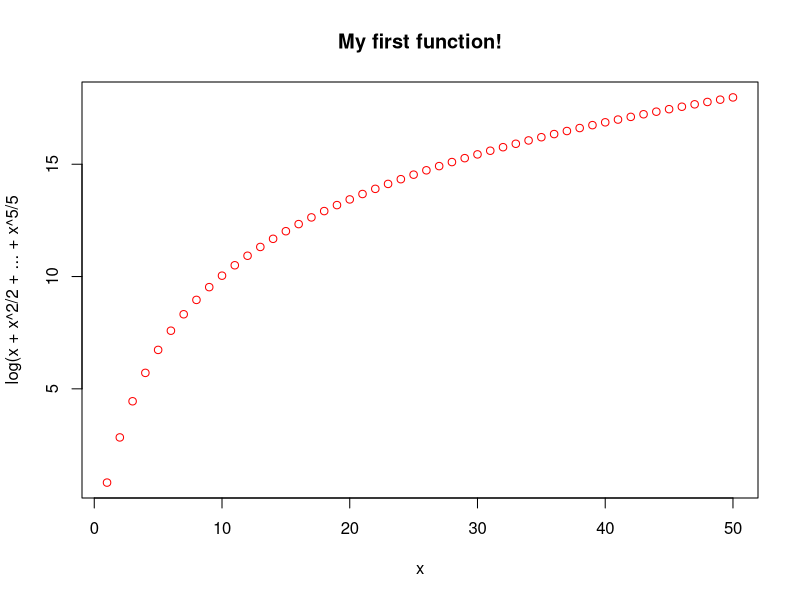

Write the R code that produced this figure.


################# Main types of cbjects #################

greetings <- "Hello world" 

a_constant <- 3

4 -> another_constant



# Vectors 


y <- c(1,2,3,4,5,6)

w <- sample(y) 

some_letters <- c("A","B","C","D")

# what is sample? Just type ?sample and you will see


# Matrices 

M_1 <- cbind(y,w)

M_2 <- rbind(y,w)

a_sample <- sample(M_1, size=100, replace=TRUE)

M_3 <- matrix(a_sample, nrow=10, ncol=10)


# Data frames

df_1 <- data.frame(var1 = y, var2 = w)

df_2 <- as.data.frame(M_1)
names(df_2) <- c("var1","var2")


df_1$var1
df_2$var1


# Lists

my_list <- list(myvector=some_letters, mymatrix=M_2, mydf=df_1)

my_list$mymatrix 


####################### Operations ####################


# Arithmetic 

addition    <- a_constant + another_constant
substaction <- a_constant - another_constant
product     <- a_constant*another_constant
ratio       <- a_constant/another_constant
power       <- a_constant^3
root        <- a_constant^(1/3)
natlog      <- log(a_constant)



# Some linear algebra (matrix operations)


transpose   <- t(M_2)
elementwise <- M_2*M_2

matrix_mult_1 <- M_2%*%t(M_2)
matrix_mult_2 <- t(M_2)%*%M_2


# Logic operations


# <	less than
# <=	less than or equal to
# >	greater than
# >=	greater than or equal to
# ==	exactly equal to
# !=	not equal to
# !x	Not x
# x | y	x OR y
# x & y	x AND y
# isTRUE(x)	test if X is TRUE


y>3

(y>3)*1

y[which(y<2 | y>=5)]

y[y<2 | y>=5]



####################### Functions ####################


my_function <- function(x) {
		fx <- log(x + (x^2)/2 + (x^3)/3 + (x^4)/4 + (x^5)/5)
		return(fx)
	}


my_function(1)
my_function(2)



####################### Loops  ####################


for (i in 1:50) {
	r <- my_function(i)
	print(r) 
}


my_function(1:50)


####################### Plot  ####################

x <- 1:50
x <- as.matrix(1:50)
y <- my_function(1:50)


plot(x,y, col="red", ylab="log(x + x^2/2 + ... + x^5/5", main="My first function!")